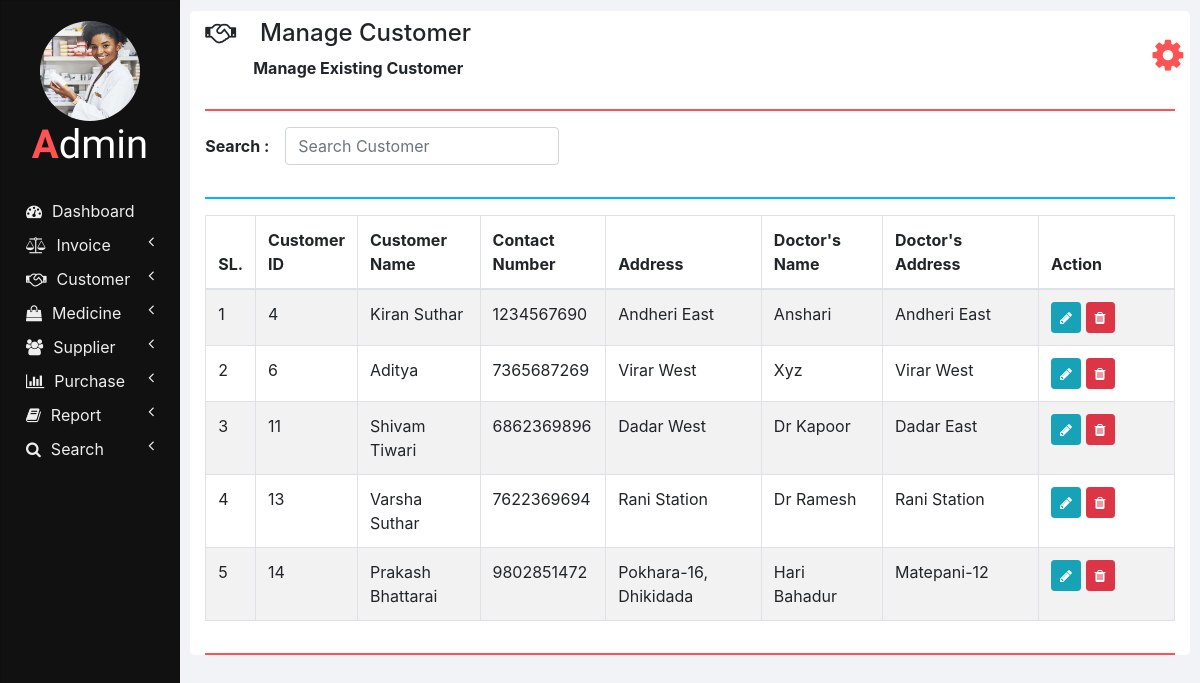
/manage_customer.php, run on an earlier commit of the app's database.
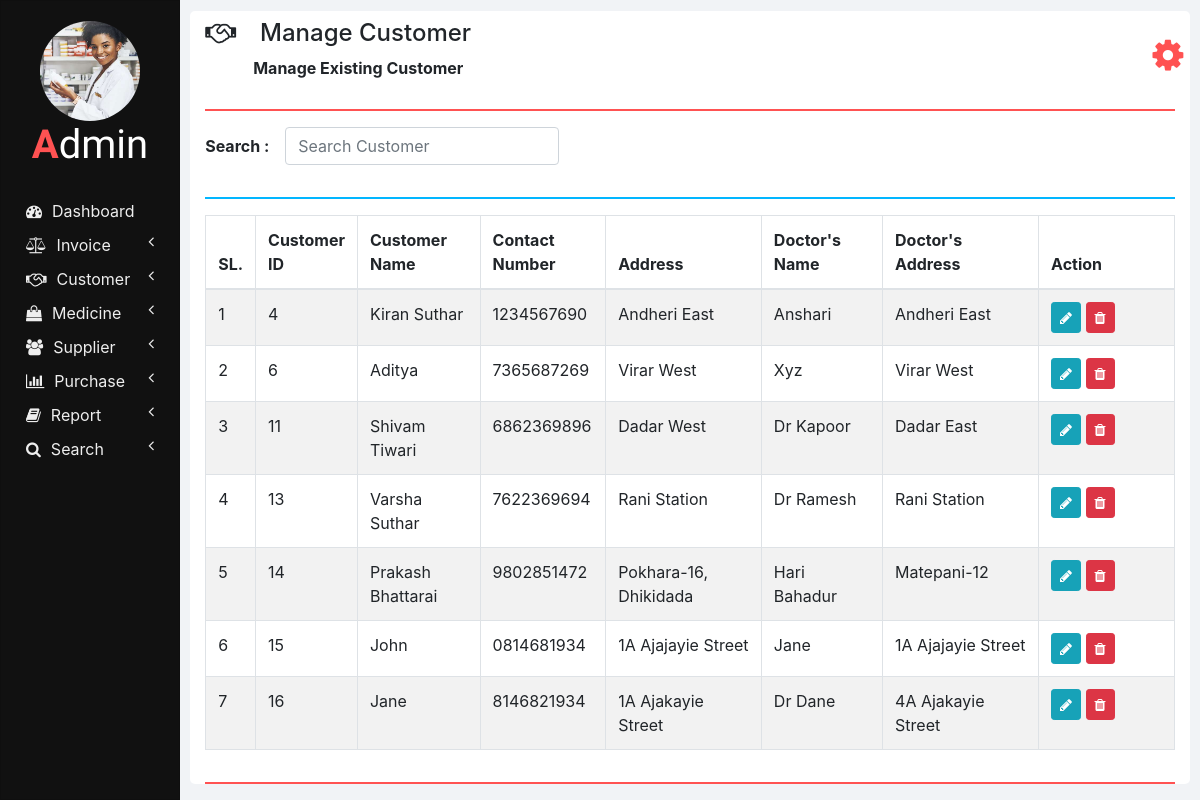
And on a later commit of the database.
### tables this page shows
CREATE TABLE `customers` (
  `ID` int(11) NOT NULL,
  `NAME` varchar(20) NOT NULL,
  `CONTACT_NUMBER` varchar(10) NOT NULL,
  `ADDRESS` varchar(100) NOT NULL,
  `DOCTOR_NAME` varchar(20) NOT NULL,
  `DOCTOR_ADDRESS` varchar(100) NOT NULL
);

### php/manage_customer.php (the view, shortened to what this page needs)
<?php
  function showCustomers($id) {
    require "db_connection.php";
    if($con) {
      $seq_no = 0;
      $query = "SELECT * FROM customers";
      $result = mysqli_query($con, $query);
      while($row = mysqli_fetch_array($result)) {
        $seq_no++;
        if($row['ID'] == $id)
          showEditOptionsRow($seq_no, $row);
        else
          showCustomerRow($seq_no, $row);
      }
    }
  }
  function showCustomerRow($seq_no, $row) {
    ?>
    <tr>
      <td><?php echo $seq_no; ?></td>
      <td><?php echo $row['ID'] ?></td>
      <td><?php echo $row['NAME']; ?></td>
      <td><?php echo $row['CONTACT_NUMBER']; ?></td>
      <td><?php echo $row['ADDRESS']; ?></td>
      <td><?php echo $row['DOCTOR_NAME']; ?></td>
      <td><?php echo $row['DOCTOR_ADDRESS']; ?></td>
      <td>
        <button href="" class="btn btn-info btn-sm" onclick="editCustomer(<?php echo $row['ID']; ?>);">
          <i class="fa fa-pencil"></i>
        </button>
        <button class="btn btn-danger btn-sm" onclick="deleteCustomer(<?php echo $row['ID']; ?>);">
          <i class="fa fa-trash"></i>
        </button>
      </td>
    </tr>
    <?php
  }
  ?>

What changed in the data, as far as the page shows it:
added customers: seq_no "6", ID "15", NAME "John", CONTACT_NUMBER "0814681934", ADDRESS "1A Ajajayie Street", DOCTOR_NAME "Jane", DOCTOR_ADDRESS "1A Ajajayie Street"
added customers: seq_no "7", ID "16", NAME "Jane", CONTACT_NUMBER "8146821934", ADDRESS "1A Ajakayie Street", DOCTOR_NAME "Dr Dane", DOCTOR_ADDRESS "4A Ajakayie Street"
